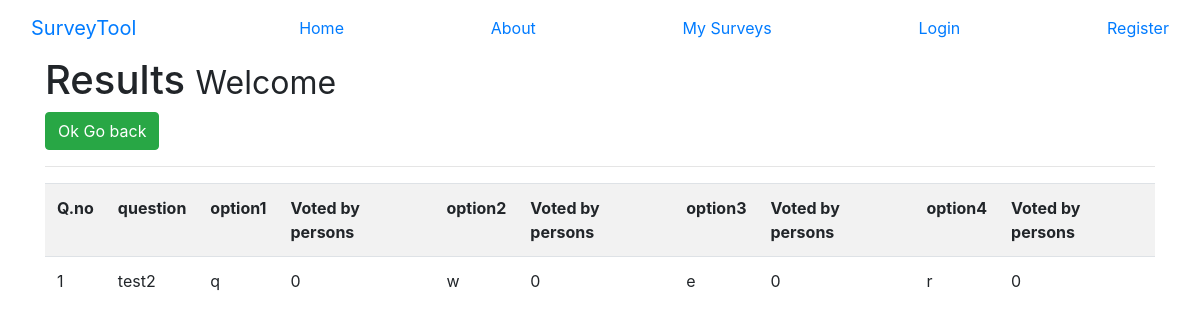
The app's page /getresults/52 with its own data.
### survey/models.py (models this page shows)
class questions(models.Model):
	questionid=models.IntegerField(default=0)
	question=models.CharField(max_length=200,default='question')
	option1=models.CharField(max_length=100)
	option2=models.CharField(max_length=100)
	option3=models.CharField(max_length=100)
	option4=models.CharField(max_length=100)
	count1=models.IntegerField(default=0)
	count2=models.IntegerField(default=0)
	count3=models.IntegerField(default=0)
	count4=models.IntegerField(default=0)
	yid=models.IntegerField(default=0)

### survey/views.py (the view)
# urls.py: url(r'^getresults/(?P<sid>[0-9]+)$',survey_views.getresults,name='getresults'),
def getresults(request,sid):
    user=request.user
    username=user.username
    survey=questions.objects.filter(yid=sid)
    return render(request,'survey/results.html',{'questions':survey,'username':username})

### survey/templates/survey/results.html
{% extends "layout.html" %}
{% block body %}
    <h1>Results <small> Welcome {{user.username}}</small></h1>
    <a class="btn btn-success" href="/hissurveys">Ok Go back</a>
    <hr>
    <table class="table table-striped">
        <tr>
            <th>Q.no</th>
            <th>question</th>
            <th>option1</th>
            <th>Voted by persons</th>
            <th>option2</th>
            <th>Voted by persons</th>
            <th>option3</th>
            <th>Voted by persons</th>
            <th>option4</th>
            <th>Voted by persons</th>
        </tr>
        {% for question in questions %}
            {% if user.username is username %}
            <tr>
                <td>{{question.questionid}}</td>
                <td>{{question.question}}</td>
                <td>{{question.option1}}</td>
                <td>{{question.count1}}</td>
                <td>{{question.option2}}</td>
                <td>{{question.count2}}</td>
                <td>{{question.option3}}</td>
                <td>{{question.count3}}</td>
                <td>{{question.option4}}</td>
                <td>{{question.count4}}</td>
            </tr>
            {% endif %}
        {% endfor %}
    </table>
{% endblock %}

### records on screen
questions: questionid "1", question "test2", option1 "q", count1 "0", option2 "w", count2 "0", option3 "e", count3 "0", option4 "r", count4 "0"
